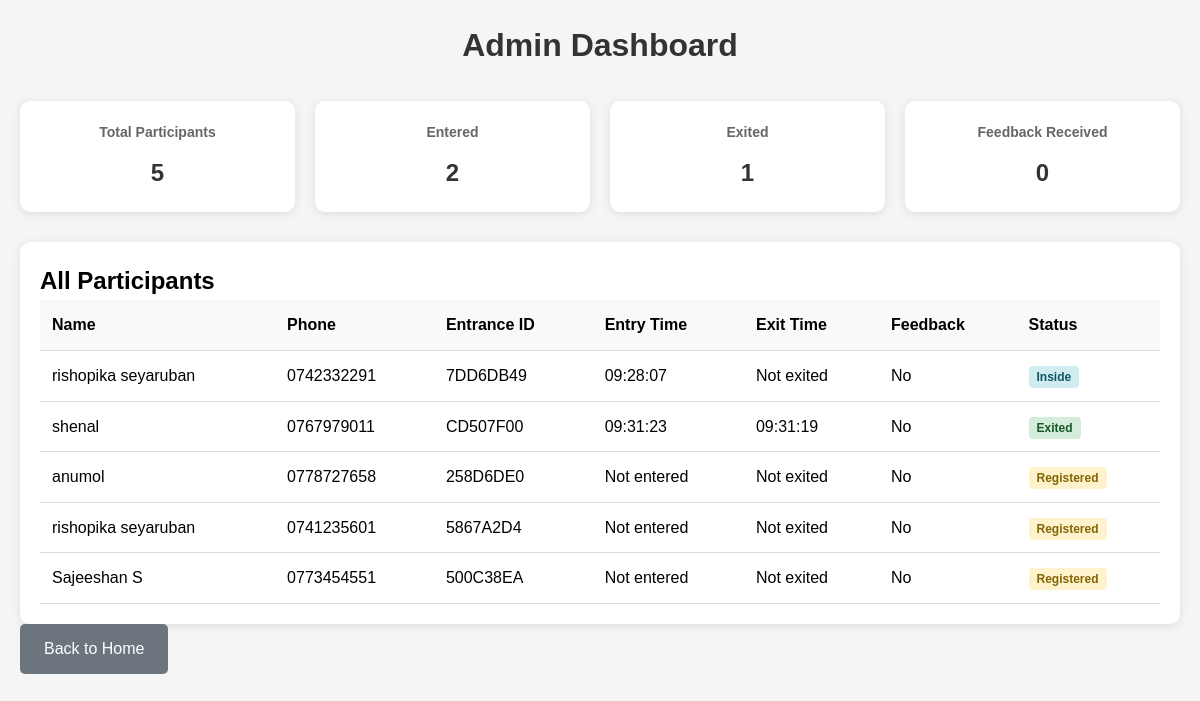
The page /admin on the database its author committed.
### app.py (models this page shows, shortened)
class Participant(db.Model):
    id = db.Column(db.Integer, primary_key=True)
    name = db.Column(db.String(100), nullable=False)
    phone = db.Column(db.String(20), nullable=False, unique=True)
    email = db.Column(db.String(100))
    entrance_id = db.Column(db.String(50), unique=True, nullable=False)
    qr_code_path = db.Column(db.String(200))
    registration_time = db.Column(db.DateTime, default=datetime.utcnow)
    entry_time = db.Column(db.DateTime)
    exit_time = db.Column(db.DateTime)
    feedback = db.Column(db.Text)
    feedback_time = db.Column(db.DateTime)
    has_entered = db.Column(db.Boolean, default=False)
    has_exited = db.Column(db.Boolean, default=False)

### app.py (the view)
@app.route('/admin')
def admin_dashboard():
    participants = Participant.query.all()
    stats = {
        'total': len(participants),
        'entered': len([p for p in participants if p.has_entered]),
        'exited': len([p for p in participants if p.has_exited]),
        'feedback_received': len([p for p in participants if p.feedback])
    }
    return render_template('admin.html', participants=participants, stats=stats, agenda=EVENT_AGENDA)

### templates/admin.html (shortened to what this page needs)
<!DOCTYPE html>
<html>
<head>
    <link rel="stylesheet" href="{{ url_for('static', filename='style.css') }}">
</head>
<body>
    <div class="container">
        <h1>Admin Dashboard</h1>
        <div class="stats">
            <div class="stat-card">
                <h3>Total Participants</h3>
                <p>{{ stats.total }}</p>
            </div>
            <div class="stat-card">
                <h3>Entered</h3>
                <p>{{ stats.entered }}</p>
            </div>
            <div class="stat-card">
                <h3>Exited</h3>
                <p>{{ stats.exited }}</p>
            </div>
            <div class="stat-card">
                <h3>Feedback Received</h3>
                <p>{{ stats.feedback_received }}</p>
            </div>
        </div>
        <div class="participants-list">
            <h2>All Participants</h2>
            <table>
                <thead>
                    <tr>
                        <th>Name</th>
                        <th>Phone</th>
                        <th>Entrance ID</th>
                        <th>Entry Time</th>
                        <th>Exit Time</th>
                        <th>Feedback</th>
                        <th>Status</th>
                    </tr>
                </thead>
                <tbody>
                    {% for participant in participants %}
                    <tr>
                        <td>{{ participant.name }}</td>
                        <td>{{ participant.phone }}</td>
                        <td>{{ participant.entrance_id }}</td>
                        <td>{{ participant.entry_time.strftime('%H:%M:%S') if participant.entry_time else 'Not entered' }}</td>
                        <td>{{ participant.exit_time.strftime('%H:%M:%S') if participant.exit_time else 'Not exited' }}</td>
                        <td>{{ 'Yes' if participant.feedback else 'No' }}</td>
                        <td>
                            {% if participant.has_exited %}
                                <span class="status exited">Exited</span>
                            {% elif participant.has_entered %}
                                <span class="status entered">Inside</span>
                            {% else %}
                                <span class="status registered">Registered</span>
                            {% endif %}
                        </td>
                    </tr>
                    {% endfor %}
                </tbody>
            </table>
        </div>
        <a href="{{ url_for('index') }}" class="btn back">Back to Home</a>
    </div>
</body>
</html>

### static/style.css (style rules this page uses)
* { margin: 0; padding: 0; box-sizing: border-box; }
body { font-family: 'Arial', sans-serif; background-color: #f5f5f5; line-height: 1.6; }
.container { max-width: 1200px; margin: 0 auto; padding: 20px; }
h1 { text-align: center; color: #333; margin-bottom: 30px; }
.btn { display: inline-block; padding: 12px 24px; background-color: #007bff; color: white; text-decoration: none; border-radius: 5px; border: none; cursor: pointer; font-size: 16px; transition: background-color 0.3s; }
.btn.back { background-color: #6c757d; }
.stats { display: grid; grid-template-columns: repeat(auto-fit, minmax(200px, 1fr)); gap: 20px; margin-bottom: 30px; }
.stat-card { background: white; padding: 20px; border-radius: 10px; box-shadow: 0 2px 10px rgba(0,0,0,0.1); text-align: center; }
.stat-card h3 { color: #666; font-size: 14px; margin-bottom: 10px; }
.stat-card p { font-size: 24px; font-weight: bold; color: #333; }
.participants-list { background: white; padding: 20px; border-radius: 10px; box-shadow: 0 2px 10px rgba(0,0,0,0.1); }
table { width: 100%; border-collapse: collapse; }
th, td { padding: 12px; text-align: left; border-bottom: 1px solid #ddd; }
th { background-color: #f8f9fa; font-weight: bold; }
.status { padding: 4px 8px; border-radius: 4px; font-size: 12px; font-weight: bold; }
.status.registered { background-color: #fff3cd; color: #856404; }
.status.entered { background-color: #d1ecf1; color: #0c5460; }
.status.exited { background-color: #d4edda; color: #155724; }

### rows shown on the page
Participant: name "rishopika seyaruban", phone "0742332291", entrance_id "7DD6DB49", entry_time "09:28:07", exit_time "Not exited", feedback "No", has_exited "Inside"
Participant: name "shenal", phone "0767979011", entrance_id "CD507F00", entry_time "09:31:23", exit_time "09:31:19", feedback "No", has_exited "Exited"
Participant: name "anumol", phone "0778727658", entrance_id "258D6DE0", entry_time "Not entered", exit_time "Not exited", feedback "No", has_exited "Registered"
Participant: name "rishopika seyaruban", phone "0741235601", entrance_id "5867A2D4", entry_time "Not entered", exit_time "Not exited", feedback "No", has_exited "Registered"
Participant: name "Sajeeshan S", phone "0773454551", entrance_id "500C38EA", entry_time "Not entered", exit_time "Not exited", feedback "No", has_exited "Registered"

### other values the page prints
{{ stats.total }} "5"
{{ stats.entered }} "2"
{{ stats.exited }} "1"
{{ stats.feedback_received }} "0"
